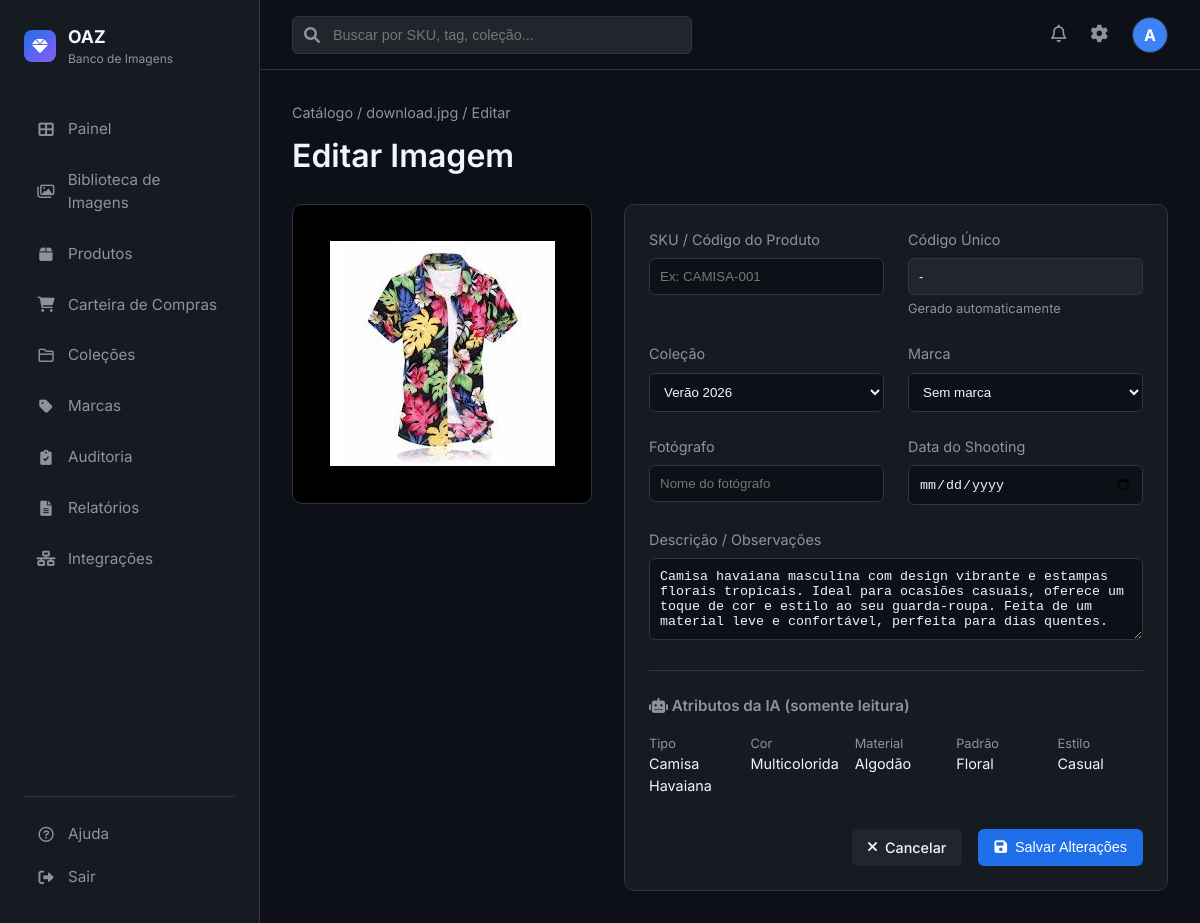
The page /image/1/edit (signed in) on the database its author committed.
### app.py (models this page shows, shortened)
class User(UserMixin, db.Model):
    id = db.Column(db.Integer, primary_key=True)
    username = db.Column(db.String(80), unique=True, nullable=False)
    email = db.Column(db.String(120), unique=True, nullable=False)
    password_hash = db.Column(db.String(128))

class Image(db.Model):
    id = db.Column(db.Integer, primary_key=True)
    filename = db.Column(db.String(255), nullable=False)
    original_name = db.Column(db.String(255), nullable=False)
    description = db.Column(db.Text)
    sku = db.Column(db.String(50))
    brand_id = db.Column(db.Integer, db.ForeignKey('brand.id'))
    status = db.Column(db.String(20), default='Pendente')
    upload_date = db.Column(db.DateTime, default=datetime.utcnow)
    shooting_date = db.Column(db.Date)
    photographer = db.Column(db.String(100))
    unique_code = db.Column(db.String(50), unique=True)
    collection_id = db.Column(db.Integer, db.ForeignKey('collection.id'))
    uploader_id = db.Column(db.Integer, db.ForeignKey('user.id'))
    tags = db.Column(db.Text)
    ai_item_type = db.Column(db.String(100))
    ai_color = db.Column(db.String(50))
    ai_material = db.Column(db.String(100))
    ai_pattern = db.Column(db.String(50))
    ai_style = db.Column(db.String(50))
    items = db.relationship('ImageItem', backref='image', lazy=True, cascade='all, delete-orphan')

class Collection(db.Model):
    id = db.Column(db.Integer, primary_key=True)
    name = db.Column(db.String(100), nullable=False)
    description = db.Column(db.Text)
    season = db.Column(db.String(50))  # Estação: Primavera/Verão, Outono/Inverno
    year = db.Column(db.Integer)  # Ano da coleção
    campanha = db.Column(db.String(100))  # Nome da campanha
    created_at = db.Column(db.DateTime, default=datetime.utcnow)
    images = db.relationship('Image', backref='collection', lazy=True)

### app.py (the view, shortened to what this page needs)
@app.route('/image/<int:id>/edit', methods=['GET', 'POST'])
@login_required
def edit_image(id):
    image = Image.query.get_or_404(id)
    collections = Collection.query.order_by(Collection.name).all()
    brands = Brand.query.order_by(Brand.name).all()
    return render_template('images/edit.html', image=image, collections=collections, brands=brands)

### app.py (called while the page is built)
@login_manager.user_loader
def load_user(user_id):
    return User.query.get(int(user_id))

### templates/images/edit.html (shortened to what this page needs)
{% extends "base.html" %}
{% block content %}
<div style="margin-bottom: 1.5rem;">
    <div style="font-size: 0.9rem; color: var(--text-secondary); margin-bottom: 0.5rem;">
        <a href="{{ url_for('catalog') }}" style="color: var(--text-secondary); text-decoration: none;">Catálogo</a> /
        <a href="{{ url_for('image_detail', id=image.id) }}" style="color: var(--text-secondary); text-decoration: none;">{{ image.original_name }}</a> /
        Editar
    </div>
    <h1>Editar Imagem</h1>
</div>
<div style="display: grid; grid-template-columns: 300px 1fr; gap: 2rem;">
    <div class="stat-card" style="padding: 0; overflow: hidden; display: flex; align-items: center; justify-content: center; background: black; height: 300px;">
        <img src="{{ url_for('static', filename='uploads/' + image.filename) }}" style="max-width: 100%; max-height: 100%; object-fit: contain;">
    </div>
    <div class="stat-card">
        <form action="{{ url_for('edit_image', id=image.id) }}" method="POST">
            <div style="display: grid; grid-template-columns: 1fr 1fr; gap: 1.5rem;">
                <div>
                    <label class="form-label">SKU / Código do Produto</label>
                    <input type="text" name="sku" class="form-control" value="{{ image.sku or '' }}" placeholder="Ex: CAMISA-001">
                </div>
                <div>
                    <label class="form-label">Código Único</label>
                    <input type="text" class="form-control" value="{{ image.unique_code or '-' }}" disabled style="background: var(--bg-tertiary); cursor: not-allowed;">
                    <small style="color: var(--text-secondary); font-size: 0.8rem;">Gerado automaticamente</small>
                </div>
                <div>
                    <label class="form-label">Coleção</label>
                    <select name="collection_id" class="form-control">
                        {% for collection in collections %}
                        <option value="{{ collection.id }}" {% if image.collection_id == collection.id %}selected{% endif %}>
                            {{ collection.name }}
                        </option>
                        {% endfor %}
                    </select>
                </div>
                <div>
                    <label class="form-label">Marca</label>
                    <select name="brand_id" class="form-control">
                        <option value="">Sem marca</option>
                    </select>
                </div>
                <div>
                    <label class="form-label">Fotógrafo</label>
                    <input type="text" name="photographer" class="form-control" value="{{ image.photographer or '' }}" placeholder="Nome do fotógrafo">
                </div>
                <div>
                    <label class="form-label">Data do Shooting</label>
                    <input type="date" name="shooting_date" class="form-control" value="{{ image.shooting_date.strftime('%Y-%m-%d') if image.shooting_date else '' }}">
                </div>
            </div>
            <div style="margin-top: 1.5rem;">
                <label class="form-label">Descrição / Observações</label>
                <textarea name="description" class="form-control" rows="4" placeholder="Descrição detalhada do produto ou observações...">{{ image.description or '' }}</textarea>
            </div>
            <div style="margin-top: 1.5rem; padding-top: 1.5rem; border-top: 1px solid var(--border-color);">
                <h4 style="font-size: 0.95rem; margin-bottom: 1rem; color: var(--text-secondary);">
                    <i class="fas fa-robot"></i> Atributos da IA (somente leitura)
                </h4>
                <div style="display: grid; grid-template-columns: repeat(5, 1fr); gap: 1rem; font-size: 0.9rem;">
                    <div>
                        <span style="color: var(--text-secondary); display: block; font-size: 0.8rem;">Tipo</span>
                        <span>{{ image.ai_item_type or '-' }}</span>
                    </div>
                    <div>
                        <span style="color: var(--text-secondary); display: block; font-size: 0.8rem;">Cor</span>
                        <span>{{ image.ai_color or '-' }}</span>
                    </div>
                    <div>
                        <span style="color: var(--text-secondary); display: block; font-size: 0.8rem;">Material</span>
                        <span>{{ image.ai_material or '-' }}</span>
                    </div>
                    <div>
                        <span style="color: var(--text-secondary); display: block; font-size: 0.8rem;">Padrão</span>
                        <span>{{ image.ai_pattern or '-' }}</span>
                    </div>
                    <div>
                        <span style="color: var(--text-secondary); display: block; font-size: 0.8rem;">Estilo</span>
                        <span>{{ image.ai_style or '-' }}</span>
                    </div>
                </div>
            </div>
            <div style="margin-top: 2rem; display: flex; gap: 1rem; justify-content: flex-end;">
                <a href="{{ url_for('image_detail', id=image.id) }}" class="btn" style="background: var(--bg-tertiary); color: var(--text-primary);">
                    <i class="fas fa-times"></i> Cancelar
                </a>
                <button type="submit" class="btn btn-primary">
                    <i class="fas fa-save"></i> Salvar Alterações
                </button>
            </div>
        </form>
    </div>
</div>
{% endblock %}

### templates/base.html (shortened to what this page needs)
<!DOCTYPE html>
<html lang="pt-BR">
<head>
    <link rel="stylesheet" href="{{ url_for('static', filename='css/style.css') }}">
    <link href="https://cdnjs.cloudflare.com/ajax/libs/font-awesome/6.0.0/css/all.min.css" rel="stylesheet">
</head>
<body>
    <div class="app-container">
        <aside class="sidebar">
            <div class="logo-area">
                <div class="logo-icon">
                    <i class="fas fa-gem"></i>
                </div>
                <div>
                    <div style="font-weight: 700; font-size: 1.1rem;">OAZ</div>
                    <div style="font-size: 0.75rem; color: var(--text-secondary);">Banco de Imagens</div>
                </div>
            </div>
            <nav class="nav-menu">
                <a href="{{ url_for('dashboard') }}"
                    class="nav-item {% if request.endpoint == 'dashboard' %}active{% endif %}">
                    <i class="fas fa-th-large"></i>
                    <span>Painel</span>
                </a>
                <a href="{{ url_for('catalog') }}"
                    class="nav-item {% if request.endpoint == 'catalog' %}active{% endif %}">
                    <i class="far fa-images"></i>
                    <span>Biblioteca de Imagens</span>
                </a>
                <a href="{{ url_for('produtos') }}"
                    class="nav-item {% if request.endpoint in ['produtos', 'new_produto', 'edit_produto'] %}active{% endif %}">
                    <i class="fas fa-box"></i>
                    <span>Produtos</span>
                </a>
                <a href="{{ url_for('carteira') }}"
                    class="nav-item {% if request.endpoint in ['carteira', 'importar_carteira'] %}active{% endif %}">
                    <i class="fas fa-shopping-cart"></i>
                    <span>Carteira de Compras</span>
                </a>
                <a href="{{ url_for('collections') }}"
                    class="nav-item {% if request.endpoint == 'collections' %}active{% endif %}">
                    <i class="far fa-folder"></i>
                    <span>Coleções</span>
                </a>
                <a href="{{ url_for('brands') }}"
                    class="nav-item {% if request.endpoint == 'brands' %}active{% endif %}">
                    <i class="fas fa-tag"></i>
                    <span>Marcas</span>
                </a>
                <a href="{{ url_for('auditoria') }}"
                    class="nav-item {% if request.endpoint in ['auditoria', 'historico_sku', 'skus_pendentes'] %}active{% endif %}">
                    <i class="fas fa-clipboard-check"></i>
                    <span>Auditoria</span>
                </a>
                <a href="{{ url_for('reports') }}"
                    class="nav-item {% if request.endpoint == 'reports' %}active{% endif %}">
                    <i class="fas fa-file-alt"></i>
                    <span>Relatórios</span>
                </a>
                <a href="{{ url_for('integrations') }}"
                    class="nav-item {% if request.endpoint == 'integrations' %}active{% endif %}">
                    <i class="fas fa-network-wired"></i>
                    <span>Integrações</span>
                </a>
            </nav>
            <div class="bottom-menu">
                <a href="#" class="nav-item">
                    <i class="far fa-question-circle"></i>
                    <span>Ajuda</span>
                </a>
                <a href="{{ url_for('logout') }}" class="nav-item">
                    <i class="fas fa-sign-out-alt"></i>
                    <span>Sair</span>
                </a>
            </div>
        </aside>
        <main class="main-content">
            <header class="top-header">
                <div class="search-bar">
                    <i class="fas fa-search"></i>
                    <input type="text" placeholder="Buscar por SKU, tag, coleção...">
                </div>
                <div class="header-actions">
                    <button class="icon-btn"><i class="far fa-bell"></i></button>
                    <a href="{{ url_for('settings') }}" class="icon-btn"><i class="fas fa-cog"></i></a>
                    <div class="user-profile">
                        <div
                            style="width:100%; height:100%; background:#3b82f6; display:flex; align-items:center; justify-content:center; color:white; font-weight:bold;">
                            {{ current_user.username[0].upper() }}
                        </div>
                    </div>
                </div>
            </header>
            <div class="content-scroll">
                {% block content %}{% endblock %}
            </div>
        </main>
    </div>
</body>
</html>

### static/css/style.css (style rules this page uses)
:root { --bg-primary: #0d1117; --bg-secondary: #161b22; --bg-tertiary: #21262d; --text-primary: #f0f6fc; --text-secondary: #8b949e; --accent-primary: #238636; --accent-blue: #1f6feb; --border-color: #30363d; --card-bg: #161b22; --hover-bg: #21262d; --font-main: 'Inter', -apple-system, BlinkMacSystemFont, sans-serif; }
* { box-sizing: border-box; margin: 0; padding: 0; }
body { font-family: var(--font-main); background-color: var(--bg-primary); color: var(--text-primary); line-height: 1.5; height: 100vh; display: flex; overflow: hidden; }
h1, h2, h3, h4, h5, h6 { color: var(--text-primary); font-weight: 600; }
a { text-decoration: none; color: var(--accent-blue); }
.app-container { display: flex; width: 100%; height: 100%; }
.sidebar { width: 260px; background-color: var(--bg-secondary); border-right: 1px solid var(--border-color); display: flex; flex-direction: column; padding: 1.5rem; flex-shrink: 0; }
.logo-area { display: flex; align-items: center; gap: 12px; margin-bottom: 2.5rem; }
.logo-icon { width: 32px; height: 32px; background: linear-gradient(135deg, #1f6feb, #8b5cf6); border-radius: 8px; display: flex; align-items: center; justify-content: center; font-weight: bold; color: white; }
.nav-menu { display: flex; flex-direction: column; gap: 0.5rem; flex: 1; }
.nav-item { display: flex; align-items: center; gap: 12px; padding: 10px 12px; border-radius: 6px; color: var(--text-secondary); transition: all 0.2s ease; font-size: 0.95rem; }
.nav-item i { width: 20px; text-align: center; }
.bottom-menu { margin-top: auto; border-top: 1px solid var(--border-color); padding-top: 1rem; }
.main-content { flex: 1; display: flex; flex-direction: column; overflow: hidden; background-color: var(--bg-primary); }
.top-header { height: 70px; border-bottom: 1px solid var(--border-color); display: flex; align-items: center; justify-content: space-between; padding: 0 2rem; background-color: var(--bg-primary); }
.search-bar { position: relative; width: 400px; }
.search-bar input { width: 100%; background-color: var(--bg-tertiary); border: 1px solid var(--border-color); padding: 10px 16px 10px 40px; border-radius: 6px; color: var(--text-primary); font-size: 0.9rem; }
.search-bar i { position: absolute; left: 12px; top: 50%; transform: translateY(-50%); color: var(--text-secondary); }
.header-actions { display: flex; align-items: center; gap: 1.5rem; }
.icon-btn { background: none; border: none; color: var(--text-secondary); cursor: pointer; font-size: 1.1rem; }
.user-profile { width: 36px; height: 36px; border-radius: 50%; background-color: var(--bg-tertiary); border: 1px solid var(--border-color); overflow: hidden; }
.content-scroll { flex: 1; overflow-y: auto; padding: 2rem; }
.stat-card { background-color: var(--card-bg); border: 1px solid var(--border-color); border-radius: 10px; padding: 1.5rem; }
.btn { padding: 8px 16px; border-radius: 6px; font-size: 0.9rem; font-weight: 500; cursor: pointer; border: none; transition: all 0.2s; display: inline-flex; align-items: center; gap: 8px; }
.btn-primary { background-color: var(--accent-blue); color: white; }
.form-label { display: block; margin-bottom: 0.5rem; color: var(--text-secondary); font-size: 0.9rem; }
.form-control { width: 100%; padding: 10px; background-color: var(--bg-primary); border: 1px solid var(--border-color); border-radius: 6px; color: var(--text-primary); }

### rows shown on the page
User: username "A"
Image: original_name "download.jpg", filename (picture), unique_code "-", collection_id "Verão 2026", description "Camisa havaiana masculina com design vibrante e estampas florais tropicais. Ideal para ocasiões casuais, oferece um toque de cor e estilo ao seu guarda-roupa. Feita de um material leve e confortável, perfeita para dias quentes.", ai_item_type "Camisa Havaiana", ai_color "Multicolorida", ai_material "Algodão", ai_pattern "Floral", ai_style "Casual"
